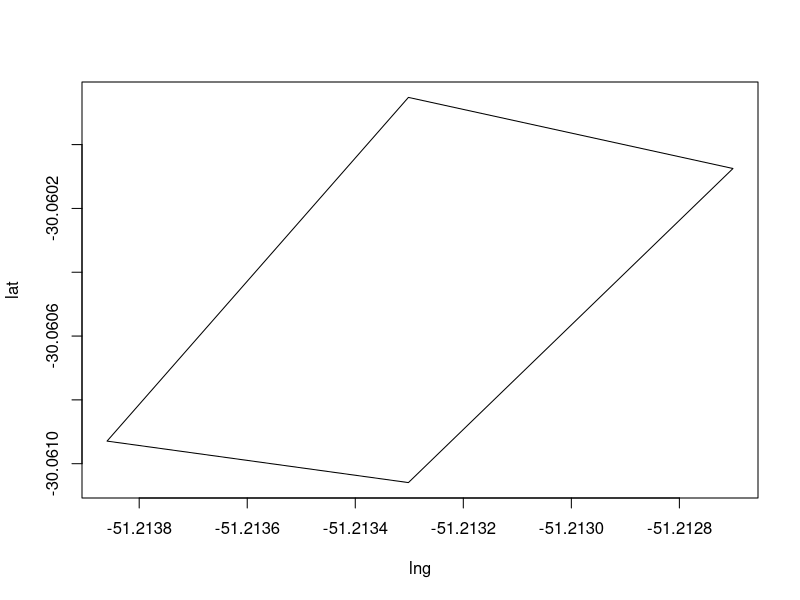

Recreate this plot in R.
lng <- c(-51.21330163322142, -51.212700818402084, -51.21330163322142, -51.21385953269652, -51.21330163322142)
lat <- c(-30.059852065924744, -30.06007492573207, -30.06105921721339, -30.060929217012628, -30.059852065924744)
data <- data.frame(lng, lat)
library(geosphere)
area <- geosphere::areaPolygon(x = data)
area
plot(data, type="l")
